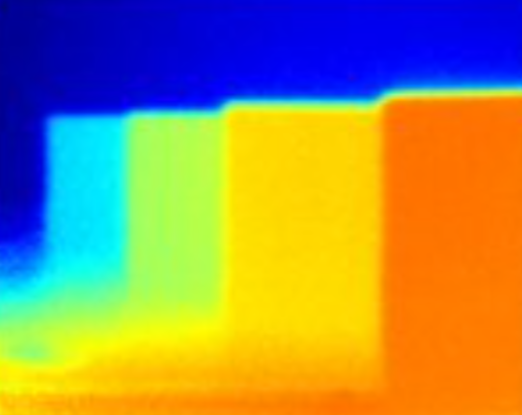
#> input picture Python Scripts/Image processing/test3.png, 522 x 415 px, found by its file name
$ python servo_angles.py
#> lines starting #> are read from the running program, lines starting #| are printed output that depends on the picture
#************************it is the final one for nxm matric no hardware****************************
#************************it is the final one for nxm matric no hardware****************************
#************************it is the final one for nxm matric no hardware****************************
#************************it is the final one for nxm matric no hardware****************************
import cv2
import numpy as np
import matplotlib.pyplot as plt
from matplotlib import cm

# Step 1: Read image
image = cv2.imread("./Python Scripts/Image processing/test3.png")
#> image is the input picture: shape (415, 522, 3); mean B, G, R 91.4, 141.3, 153
image = cv2.cvtColor(image, cv2.COLOR_BGR2RGB)
# Mirror the image horizontally
image = cv2.flip(image, 1)
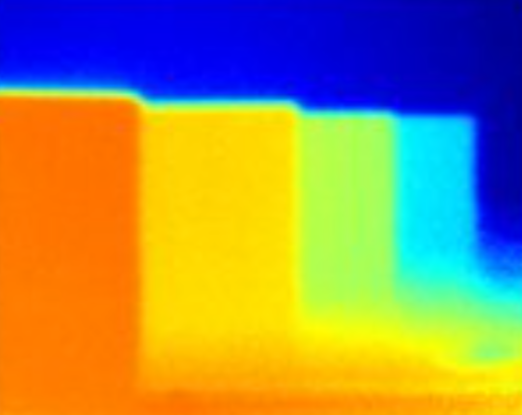
#> image: shape (415, 522, 3); mean R, G, B 153, 141.3, 91.4

# Step 2: Convert to HSV and extract Hue channel
hsv = cv2.cvtColor(image, cv2.COLOR_RGB2HSV).astype(np.float32)
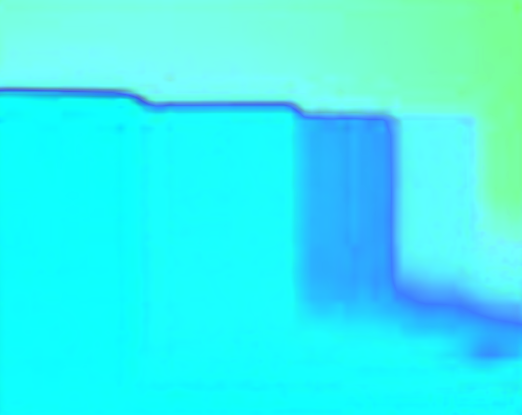
#> hsv: shape (415, 522, 3) float32; mean R, G, B 57, 241.9, 242.8
hue = hsv[:, :, 0] / 179.0  # Normalize Hue to [0, 1]
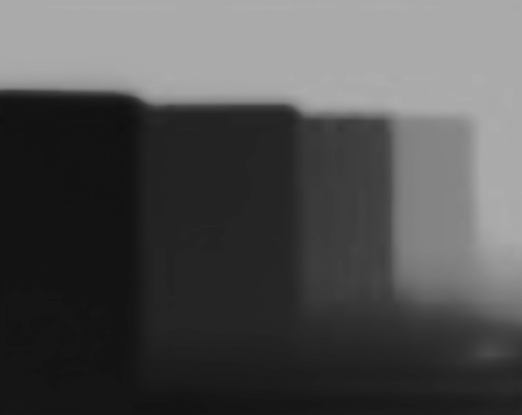
#> hue: shape (415, 522) float32; min 0.0615, max 0.682, mean 0.318

# Step 3: Divide into submatrices and compute sums
def sub_matrix(hue_channel, num_blocks=5):
#> called with num_blocks = 3
    h, w = hue_channel.shape
#> h = 415; w = 522
    sub_row_size = h // num_blocks
#> sub_row_size = 138
    sub_col_size = w // num_blocks
#> sub_col_size = 174

    sub_matrices = []
    sum_matrix = np.zeros((num_blocks, num_blocks))

    for i in range(num_blocks):
        row_blocks = []
        for j in range(num_blocks):
            row_start = i * sub_row_size
            col_start = j * sub_col_size

            row_end = (i + 1) * sub_row_size if i != num_blocks - 1 else h
            col_end = (j + 1) * sub_col_size if j != num_blocks - 1 else w

            block = hue_channel[row_start:row_end, col_start:col_end]
            row_blocks.append(block)
            sum_matrix[i, j] = np.sum(block)
        sub_matrices.append(row_blocks)
#> after the loop, sub_matrices = 3 items; sum_matrix = [[11507.3, 13308.1, 15408.1], [2136.7, 4072.9, 11624.2], [2156.1, 3281.8, 5443.9]]

    return sub_matrices, sum_matrix

# Process for both block sizes
sub_matrices_5, sum_matrix_5 = sub_matrix(hue, num_blocks=3
)
#> sub_matrices_5 = 3 items; sum_matrix_5 has the same summary as sum_matrix in sub_matrix

# Corrected normalization
block_size_5 = sub_matrices_5[0][0].size
#> block_size_5 = 24012


new_values_5 = np.abs(sum_matrix_5 - block_size_5)
#> new_values_5 = [[12504.7, 10703.9, 8603.9], [21875.3, 19939.1, 12387.8], [21855.9, 20730.2, 18568.1]]

# Plotting
fig = plt.figure(figsize=(15, 10))

# Original image
ax1 = fig.add_subplot(2, 3, 1)
ax1.imshow(image)
ax1.set_title("Original Image")
ax1.axis("off")

# Hue channel
ax2 = fig.add_subplot(2, 3, 2)
ax2.imshow(hue, cmap="gray")
ax2.set_title("Hue Channel")
ax2.axis("off")

# 20x20 blocks - Bar3D
ax3 = fig.add_subplot(2, 3, 3, projection="3d")
xpos, ypos = np.meshgrid(np.arange(new_values_5.shape[1]), np.arange(new_values_5.shape[0]))
#> xpos = [[0, 1, 2], [0, 1, 2], [0, 1, 2]]; ypos = [[0, 0, 0], [1, 1, 1], [2, 2, 2]]
xpos = xpos.flatten()
ypos = ypos.flatten()
zpos = np.zeros_like(xpos)
dx = dy = 0.8
dz = new_values_5.flatten()
#> dz = [12504.7, 10703.9, 8603.9, 21875.3, 19939.1, 12387.8, 21855.9, 20730.2, 18568.1]
# Map bar heights (dz) to servo angles between 0 and 180 degrees
servo_angles = np.interp(dz, [dz.min(), dz.max()], [0, 180])
#> servo_angles = [52.91, 28.48, 0, 180, 153.7, 51.32, 179.7, 164.5, 135.1]

colors = cm.bone(dz / dz.max())
#> colors = [[0.501, 0.569, 0.626, 1], [0.429, 0.47, 0.554, 1], [0.343, 0.352, 0.468, 1], [1, 1, 1, 1], [0.882, 0.925, 0.925, 1], [0.494, 0.56, 0.619, 1], [1, 1, 1, 1], [0.93, 0.955, 0.955, 1], [0.796, 0.87, 0.87, 1]]
ax3.bar3d(xpos, ypos, zpos, dx, dy, dz, color=colors, shade=True)
# Annotate each 3D bar with its corresponding servo angle  **********************for servo anglres on graph ********************************
#for i in range(len(xpos)):
 #   ax3.text(
  #      xpos[i], ypos[i], dz[i] + 3,   # Position slightly above each bar
   ##    ha='center', fontsize=8, color='black'
    #)

# Print servo angles before showing the plot
print("\nServo Angles (in degrees):")
for angle in servo_angles:
    print(f"{int(angle)}°")
#> this loop made 9 passes
#> angle on passes 1 to 9: 52.91, 28.48, 0, 180, 153.7, 51.32, 179.7, 164.5, 135.1
#| 52°
#| 28°
#| 0°
#| 180°
#| 153°
#| 51°
#| 179°
#| 164°
#> (further printed lines are left out)

ax3.set_title("20x20 Blocks - Bar3D")
ax3.view_init(elev=30, azim=135)


# 20x20 blocks - Surface plot
ax5 = fig.add_subplot(2, 3, 5, projection="3d")
x, y = np.meshgrid(np.arange(new_values_5.shape[1]), np.arange(new_values_5.shape[0]))
ax5.plot_surface(x, y, new_values_5, cmap="bone", edgecolor='k')
ax5.set_title("20x20 Blocks - Surface")
ax5.view_init(elev=45, azim=135)

plt.tight_layout()
plt.show()
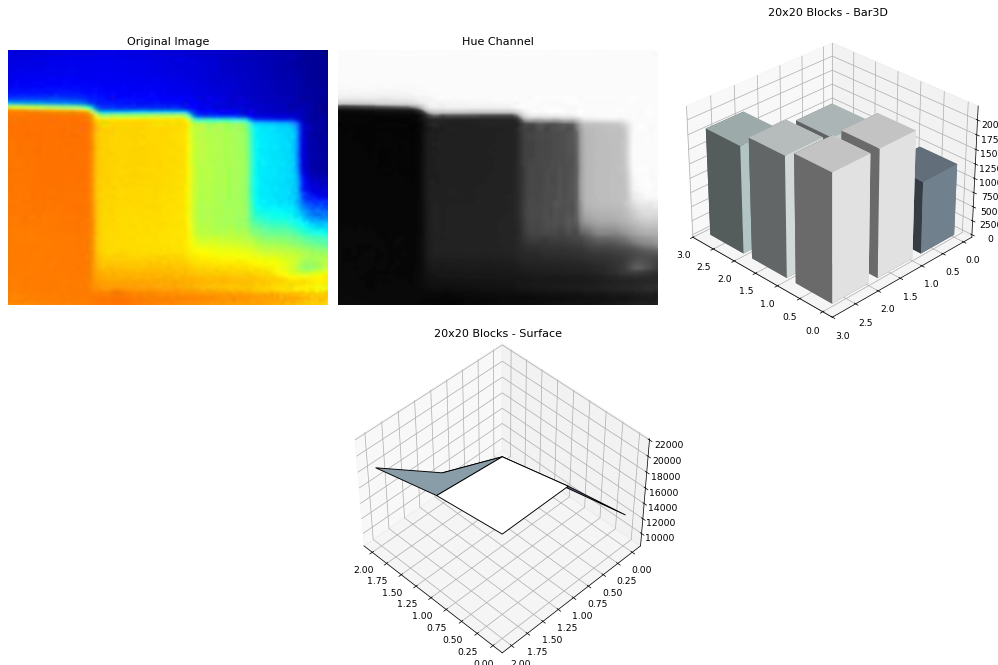
#> figure drawn by matplotlib, 4 panels

$ run again, with Python Scripts/Image processing/test5.png copied over Python Scripts/Image processing/test3.png
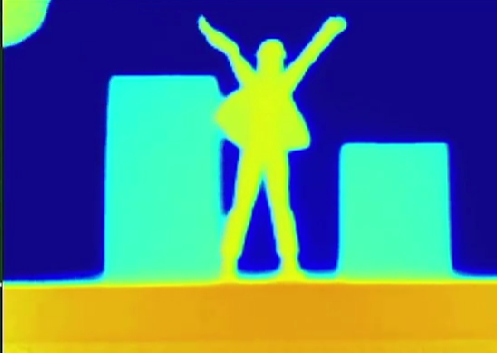
#> input picture Python Scripts/Image processing/test5.png, 497 x 353 px, found by its file name
#> image is the input picture: shape (353, 497, 3); mean B, G, R 125.4, 121.7, 85.7
#> `hue = hsv[:, :, 0] / 179.0`:
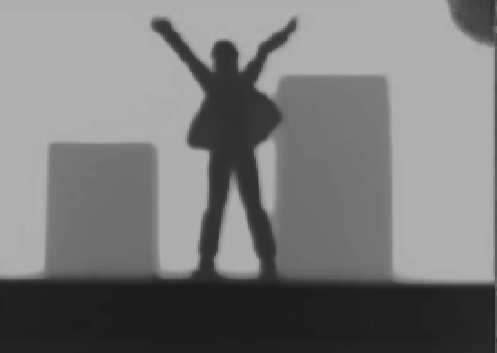
#> hue: shape (353, 497) float32; min 0.112, max 0.704, mean 0.476
#> after the loop in sub_matrix, `for i in range(num_blocks):`: sub_matrices = 3 items; sum_matrix = [[13164.9, 10183.4, 12173.8], [10893.1, 8684.5, 11679.8], [5256.9, 5008.9, 6401.5]]
#> sub_matrices_5 = 3 items; sum_matrix_5 has the same summary as sum_matrix in sub_matrix
#> new_values_5 = [[6140.1, 9121.6, 7131.2], [8411.9, 10620.5, 7625.2], [14048.1, 14296.1, 12903.5]]
#> dz = [6140.1, 9121.6, 7131.2, 8411.9, 10620.5, 7625.2, 14048.1, 14296.1, 12903.5]
#> servo_angles = [0, 65.8, 21.87, 50.14, 98.88, 32.77, 174.5, 180, 149.3]
#> colors = [[0.374, 0.394, 0.499, 1], [0.559, 0.649, 0.684, 1], [0.436, 0.479, 0.561, 1], [0.515, 0.588, 0.64, 1], [0.652, 0.777, 0.777, 1], [0.467, 0.522, 0.592, 1], [0.979, 0.986, 0.986, 1], [1, 1, 1, 1], [0.871, 0.918, 0.918, 1]]
#> the loop `for angle in servo_angles:` made 9 passes
#> angle on passes 2 to 9: 65.8, 21.87, 50.14, 98.88, 32.77, 174.5, 180, 149.3
#> (printed output is left out)
#> `plt.show()`:
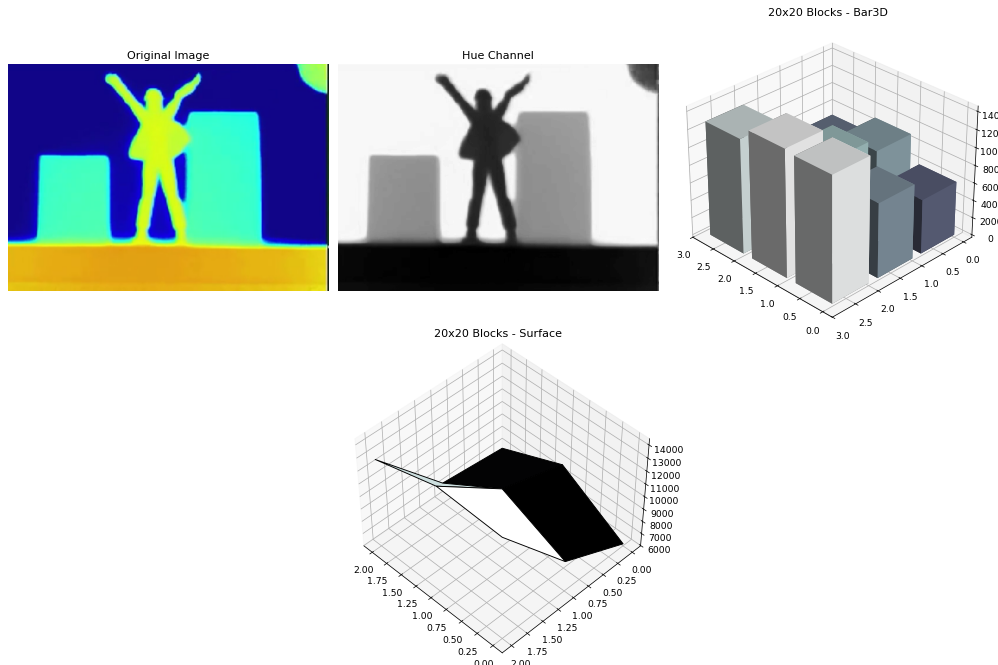
#> figure drawn by matplotlib, 4 panels
